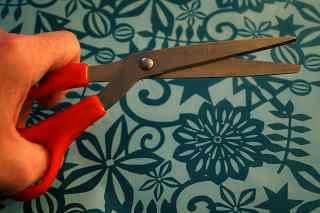
#> input picture data/images/1085.jpg, 320 x 213 px; its folder holds only this picture in this run
$ jupyter execute --allow-errors exploration.ipynb
#> lines starting #> are read from the running program, lines starting #| are printed output that depends on the picture
[cell 1]
import re
import pandas as pd
from io import StringIO

FILENAME = 'train.csv'
#> (the rest of this cell did not finish here and is left out)

[cell 2]
import pandas as pd
import matplotlib.pyplot as plt

def plot_class_representation(dataframe):
    # Extract Labels column
    labels_column = dataframe['Labels']

    # Split the labels by space and convert them to integers
    labels_list = labels_column.str.split().explode().astype(int)

    # Count the occurrences of each label
    label_counts = labels_list.value_counts().sort_index()

    # Plotting
    plt.figure(figsize=(10, 6))
    plt.bar(label_counts.index, label_counts.values, color='skyblue')
    plt.title('Class Representation')
    plt.xlabel('Class')
    plt.ylabel('Count')
    plt.xticks(label_counts.index)
    plt.grid(axis='y', linestyle='--', alpha=0.7)
    plt.show()

#> (the rest of this cell did not finish here and is left out)

## Manual Review of Data and Labelling

| Label | Guess                  |
|-------|------------------------|
| 1     | person??               |
| 2     | 2 wheel bike vehicle   |
| 3     | general vehicle? Car maybe |
| 4     | motorbike?             |
| 5     | plane                  |
| 6     | bus?                   |
| 7     | train                  |
| 8     | road??                 |
| 9     | boat / learned water?  |
| 10    | traffic lights? / signs|
| 11    | fire hydrant           |
| 13    | stop sign / sign       |
| 14    | parking meter          |
| 15    | bench                  |
| 16    | bird                   |
| 17    | cat                    |
| 18    | dog                    |
| 19    | horse                  |

[cell 3]
def find_labels_containing_x(dataframe, class_find):
    """Helper method used to find rows with a certain class for visualisation"""
    rows_with_x = []

    # Loop over the DataFrame
    for index, row in dataframe.iterrows():
        labels = str(row['Labels']).split(" ")
        #print(labels)

        if class_find in labels:
            rows_with_x.append(row["ImageID"])

    return rows_with_x

[cell 4]
from PIL import Image
import matplotlib.pyplot as plt

#> (the rest of this cell did not finish here and is left out)

[cell 5]
import cv2
import numpy as np
import matplotlib.pyplot as plt


def preprocess_image(image_path, width, height):
    """Preprocessing function used to do the following:
    1. Greyscale the images
    2. Resize the images by padding with white space
    3. Normalize images by division of 255"""
    # Display the original image

    image = cv2.imread(image_path)
    #display_image(image_path) #Used for visualising effect of preprocessing
    #print("Original image size: {}".format(image.shape))

    # Convert the image to grayscale
    grayscale_image = cv2.cvtColor(image, cv2.COLOR_BGR2GRAY)

    # Get the dimensions of the grayscale image
    current_height, current_width = grayscale_image.shape[:2]
    # Calculate the amount of padding needed
    pad_width = max(width - current_width, 0)
    pad_height = max(height - current_height, 0)

    # Calculate the padding values
    top = pad_height // 2
    bottom = pad_height - top
    left = pad_width // 2
    right = pad_width - left

    # Pad the grayscale image with white space
    padded_image = cv2.copyMakeBorder(grayscale_image, top, bottom, left, right, cv2.BORDER_CONSTANT, value=(255))

    # Resize the padded image to the specified width and height
    resized_image = cv2.resize(padded_image, (width, height))

    #normalize image by division of 255.0
    resized_image = resized_image / 255.0

    # Display the resized image
    plt.imshow(resized_image, cmap='gray')
    plt.axis('off')  # Turn off axis
    plt.show()

    return resized_image

#> (the rest of this cell did not finish here and is left out)


print("Processed image shape: {}".format(preprocessed_image.shape))

## Find max height and width of images

[cell 6]
import os
import numpy as np
from PIL import Image

def find_image_sizes(directory):
#> called with directory = './data/images/'
    image_sizes = []

    # Iterate through all files in the directory
    for filename in os.listdir(directory):
        if filename.endswith(".jpg") or filename.endswith(".jpeg"):
            # Open the image file
            image_path = os.path.join(directory, filename)
            with Image.open(image_path) as img:
                # Get the dimensions of the image
#> img is the input picture: PIL image 320x213 RGB; mean R, G, B 89.5, 86.1, 73
                width, height = img.size
#> width = 320; height = 213
                # Append size to the list
                image_sizes.append((width, height))

    return image_sizes

def calculate_stats(image_sizes):
    # Convert list of tuples to numpy array for easier calculations
    image_sizes_array = np.array(image_sizes)

    # Calculate max, min, and standard deviation
    max_size = np.max(image_sizes_array, axis=0)
    min_size = np.min(image_sizes_array, axis=0)
    std_dev = np.std(image_sizes_array, axis=0)

    return max_size, min_size, std_dev

# Example usage:
directory = "./data/images/"  # Replace "images" with the directory containing your images
image_sizes = find_image_sizes(directory)
#> image_sizes = [(320, 213)]
max_size, min_size, std_dev = calculate_stats(image_sizes)
#> max_size = [320, 213]; min_size = [320, 213]; std_dev = [0, 0]

print("Max Size:", max_size)
#| Max Size: [320 213]
print("Min Size:", min_size)
#| Min Size: [320 213]
print("Standard Deviation of Size:", std_dev)
#| Standard Deviation of Size: [0. 0.]

[cell 7]
widths, heights = zip(*image_sizes)
#> widths = (320,); heights = (213,)

# Create scatter plot
plt.figure(figsize=(8, 6))
plt.scatter(widths, heights, color='blue', alpha=0.5)
plt.title('Scatter Plot of Image Heights vs. Widths')
plt.xlabel('Width')
plt.ylabel('Height')
plt.grid(True)
plt.show()
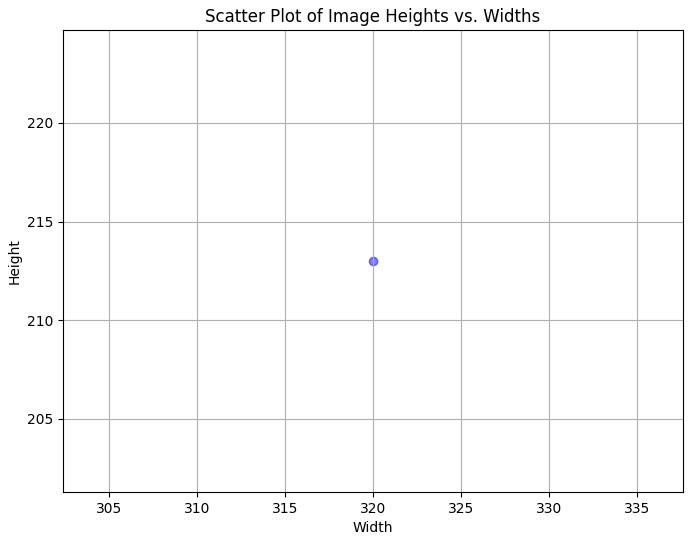
#> figure drawn by matplotlib, 1 panel

### Pre-Process all Data

[cell 8]
import os
import cv2

def process_directory(input_directory, output_directory, width, height):
    if not os.path.exists(output_directory):
        os.makedirs(output_directory)

    for filename in os.listdir(input_directory):
        if filename.lower().endswith((".jpeg", ".jpg")):
            input_path = os.path.join(input_directory, filename)
            output_path = os.path.join(output_directory, filename)

            # Process the image
            preprocessed_image = preprocess_image(input_path, width, height)

            preprocessed_image = (preprocessed_image * 255).astype(np.uint8)
            cv2.imwrite(output_path, preprocessed_image)

input_directory = './data/images'
output_directory = './processeddata/processed_images'
process_directory(input_directory, output_directory, 330, 330)
#> call 2 of preprocess_image, with image_path = './data/images/1085.jpg', width = 330, height = 330
#> in preprocess_image (call 2), `grayscale_image = cv2.cvtColor(image, cv2.COLOR_BGR2GRAY)`:
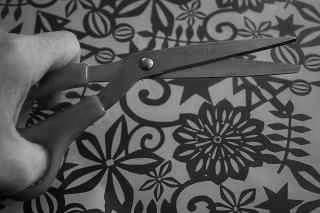
#> grayscale_image: shape (213, 320); min 0, max 237, mean 85.6
#> in preprocess_image (call 2), `padded_image = cv2.copyMakeBorder(grayscale_image, top, bottom, left, ..`:
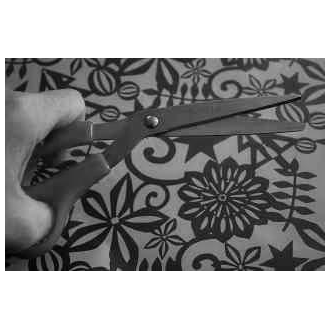
#> padded_image: shape (330, 330); min 0, max 255, mean 149

# Results From MultiModal Exploration

[cell 9]
import pandas as pd

import matplotlib.pyplot as plt
def plot_results(df_path, title="", caption =""):
    df = pd.read_csv(df_path)
    plt.figure(figsize=(10, 6))
    for column in df.columns[1:]:
        plt.plot(df.iloc[:, 0], df[column], label=column)

    plt.xlabel(df.columns[0])
    plt.ylabel('Value')
    plt.title('Multi Modal Model Training Statistics')
    plt.legend()
    plt.grid(True)

    plt.figtext(0.5, -0.05, caption, wrap=True, horizontalalignment='center', fontsize=12)

    plt.tight_layout()  # Adjust the layout to make room for the caption
    plt.show()


# plot_results(df_path="./history/multimodalmodel_16_05_24_03_59vacc61.csv",
            #  caption = "Features: Resnet34, Adam Optimizer, Original Classification Head, lr Scheduler: Cosine Annealling With Warm Restarts, No Gradient Clipping")
#> (the rest of this cell did not finish here and is left out)

$ run again, on data/images/13056.jpg
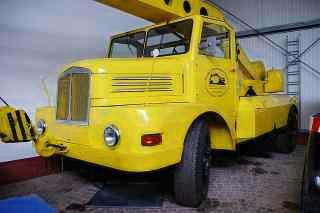
#> input picture data/images/13056.jpg, 320 x 213 px
#> in find_image_sizes, img is the input picture: PIL image 320x213 RGB; mean R, G, B 120.9, 114.7, 78.8
#| Max Size: [320 213]
#| Min Size: [320 213]
#| Standard Deviation of Size: [0. 0.]
#> in preprocess_image (call 2), `grayscale_image = cv2.cvtColor(image, cv2.COLOR_BGR2GRAY)`:
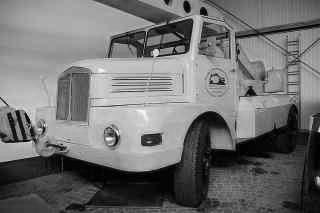
#> grayscale_image: shape (213, 320); min 0, max 253, mean 112.5
#> in preprocess_image (call 2), `padded_image = cv2.copyMakeBorder(grayscale_image, top, bottom, left, ..`:
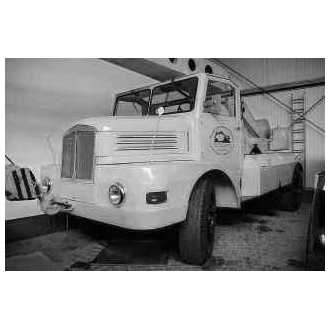
#> padded_image: shape (330, 330); min 0, max 255, mean 165.8

$ run again, on data/images/13212.jpg
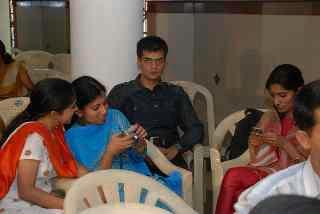
#> input picture data/images/13212.jpg, 320 x 214 px
#> in find_image_sizes, img is the input picture: PIL image 320x214 RGB; mean R, G, B 100.9, 84.8, 76.3
#| Max Size: [320 214]
#| Min Size: [320 214]
#| Standard Deviation of Size: [0. 0.]
#> `plt.show()`:
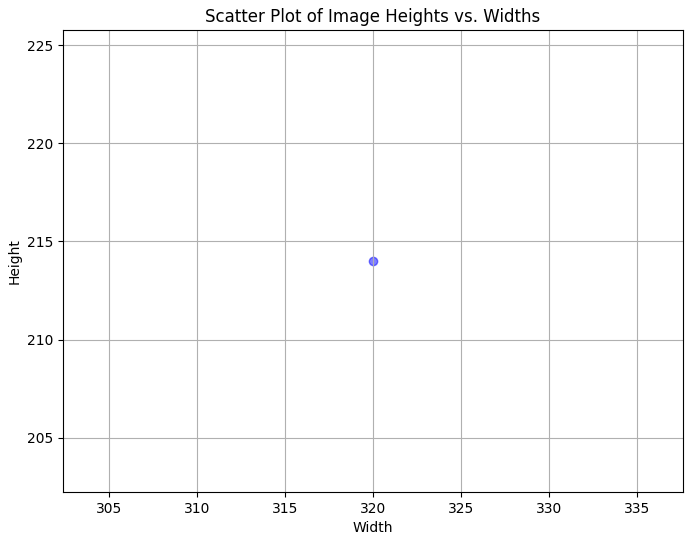
#> figure drawn by matplotlib, 1 panel
#> in preprocess_image (call 2), `padded_image = cv2.copyMakeBorder(grayscale_image, top, bottom, left, ..`:
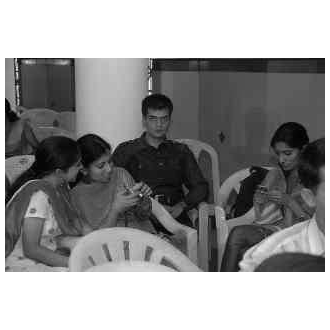
#> padded_image: shape (330, 330); min 0, max 255, mean 150.4

$ run again, on data/images/14139.jpg
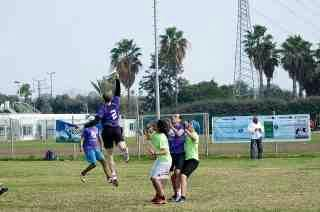
#> input picture data/images/14139.jpg, 320 x 212 px
#> in find_image_sizes, img is the input picture: PIL image 320x212 RGB; mean R, G, B 146.5, 156.5, 149.2
#| Max Size: [320 212]
#| Min Size: [320 212]
#| Standard Deviation of Size: [0. 0.]
#> `plt.show()`:
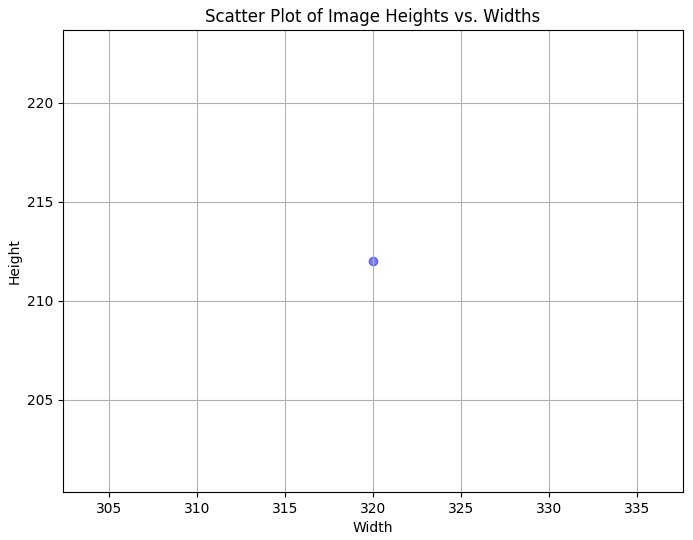
#> figure drawn by matplotlib, 1 panel
#> in preprocess_image (call 2), `padded_image = cv2.copyMakeBorder(grayscale_image, top, bottom, left, ..`:
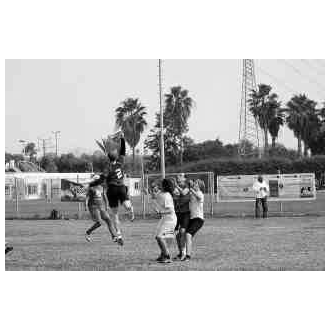
#> padded_image: shape (330, 330); min 0, max 255, mean 191.2

$ run again, on data/images/11252.jpg
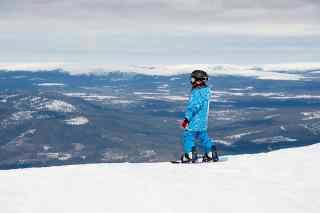
#> input picture data/images/11252.jpg, 320 x 213 px
#> in find_image_sizes, img is the input picture: PIL image 320x213 RGB; mean R, G, B 163.6, 177.7, 192.6
#| Max Size: [320 213]
#| Min Size: [320 213]
#| Standard Deviation of Size: [0. 0.]
#> in preprocess_image (call 2), `grayscale_image = cv2.cvtColor(image, cv2.COLOR_BGR2GRAY)`:
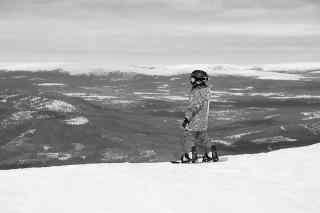
#> grayscale_image: shape (213, 320); min 0, max 255, mean 175.2
#> in preprocess_image (call 2), `padded_image = cv2.copyMakeBorder(grayscale_image, top, bottom, left, ..`:
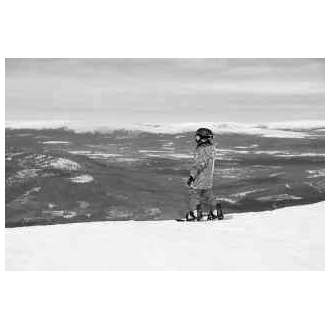
#> padded_image: shape (330, 330); min 0, max 255, mean 205.1
